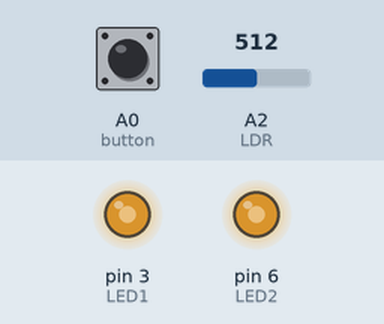
Recording of a sketch running on a simulated Arduino Uno, built with avr-gcc and run on an emulated ATmega328P. On the bench: output pins drawn as LEDs (lit = HIGH). The inputs (shaded band) are chosen by the test bench; at power-on: A2 (LDR) = 512, A0 (button) HIGH.

Above: at 0.89 s.
3.1 s: A2 (LDR) set to 947
At 3.67 s:
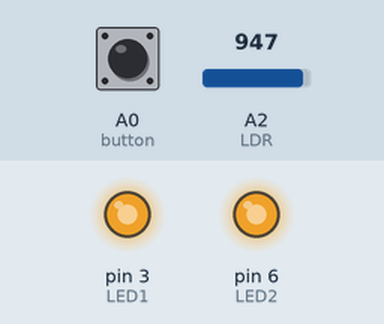
9.6 s: A2 (LDR) set to 967
At 11.14 s:
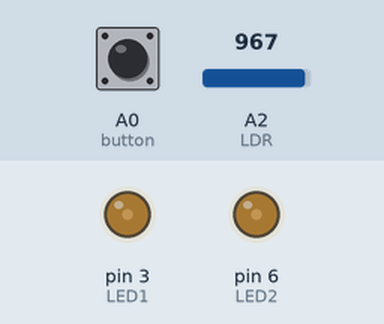
13.1 s: A2 (LDR) set to 950
At 13.48 s:
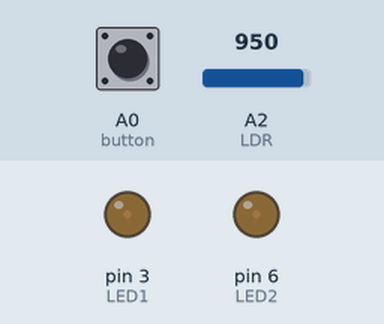
16.6 s: A0 (button) pulled LOW for 2.65 s
Timing chart, 0 to 21.7 s (numbered marks = the images above; inputs shaded):
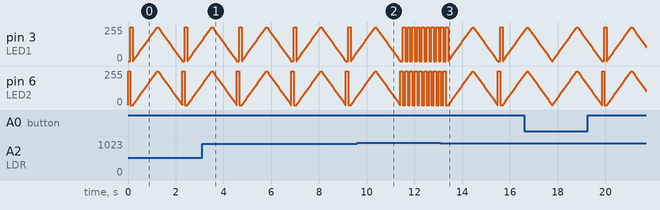

The sketch:

June17.ino
```cpp
/*
 * Name: Andres Ugartechea
 * Date: 06/17/21
 * Assignment: Get information from at least one analog sensor and at least one digital sensor (switch),
 *             and use this information to control at least two LEDs,
 *             one in a digital fashion and the other in an analog fashion,
 *             in some creative way.
 */

//sensors
const int button = A0;
const int LDR = A2;

//LEDs
const int LED1 = 3;
const int LED2 = 6;

//sensors states
int buttonState = 0;
int LDRvalue = 0;

//LEDs states
int  LED1State = 0;
int  LED2State = 0;


void setup() {
  Serial.begin(9600);

  pinMode(button, INPUT);
  pinMode(LDR, INPUT);

  pinMode(LED1, OUTPUT);
  pinMode(LED2, OUTPUT);
}


void loop() {

  buttonState = digitalRead(button);
  LDRvalue = analogRead(LDR);
  LED1State = digitalRead(LED1);
  LED2State = digitalRead(LED2);


  //instructions for the button

  //1. if button non-pressed, LEDs are on
  if (buttonState == LOW){
    digitalWrite(LED1, HIGH);
    digitalWrite(LED2, HIGH);
  }

  //2. if buttton pressed, LEDs blink
  if (buttonState == HIGH){
    digitalWrite(LED1, LOW);
    digitalWrite(LED2, HIGH);
    delay(100);
    digitalWrite(LED1, HIGH);
    digitalWrite(LED2, LOW);
    delay(100);
  }


  //instructions for the LDR

  //1. if normal light, LEDs are on (interval set after testing AnalogReadSerial)
  if (LDRvalue >= 960 && LDRvalue <=970){
    digitalWrite(LED1, HIGH);
    digitalWrite(LED2, HIGH);
  }

  //2. if shadow, LEDs fade slowly
  if (LDRvalue < 960){
    for (int fadeValue = 0 ; fadeValue <= 255; fadeValue += 5) {
      analogWrite(LED1, fadeValue);
      analogWrite(LED2, fadeValue);
      delay(20);
    }
    for (int fadeValue = 255 ; fadeValue >= 0; fadeValue -= 5) {
      analogWrite(LED1, fadeValue);
      analogWrite(LED2, fadeValue);
      delay(20);
    }
  }

  //3. if more light (flashlight), LEDs fade fast
  if (LDRvalue > 970){
    for (int fadeValue = 0 ; fadeValue <= 255; fadeValue += 5) {
      analogWrite(LED1, fadeValue);
      analogWrite(LED2, fadeValue);
      delay(5);
    }
    for (int fadeValue = 255 ; fadeValue >= 0; fadeValue -= 5) {
      analogWrite(LED1, fadeValue);
      analogWrite(LED2, fadeValue);
      delay(5);
    }
  }
}
```

Measured:
- the behaviour switches between 959 and 960 on A2 (LDR) (found by bisection; images 1 and 2)
- by itself, pin 3 (LED1), pin 6 (LED2): moves between 0/255 and 255/255, repeating every 2.3 s
